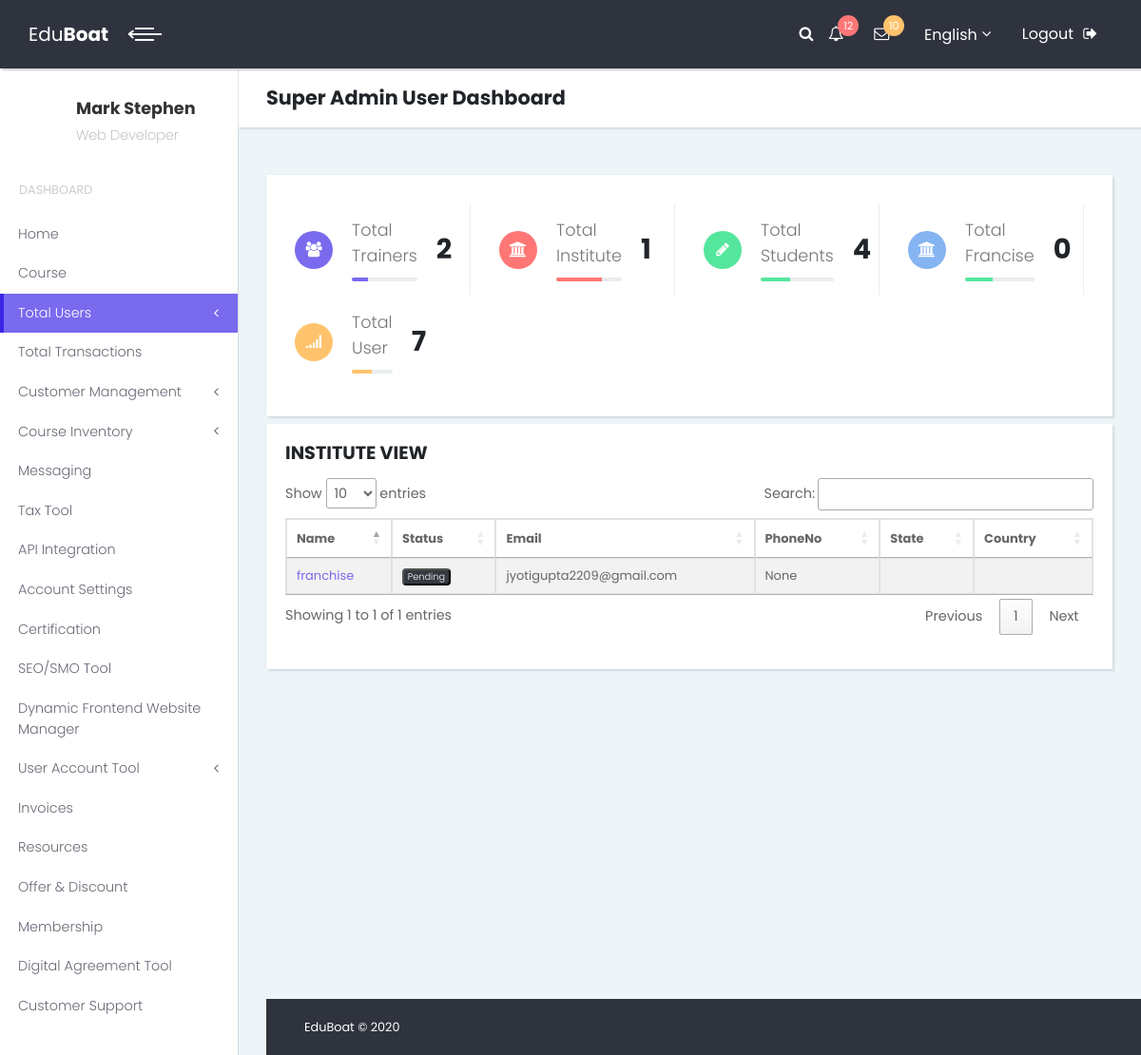
The app's page /multiuser with its own data.
### multiuser/models.py (models this page shows, shortened)
class InstituteProfile(models.Model):
    user = models.OneToOneField(User , on_delete=models.CASCADE,primary_key=True)
    instituteName = models.CharField(max_length = 200 , blank = True)
    instituteAbout= models.TextField(blank=True , null=True)
    instituteEmail = models.EmailField(max_length = 100 , blank = True)
    instituteImage = models.FileField(upload_to='Institute_image/', null=True , blank=True)
    institutePhoneNo1 = PhoneNumberField(null=True, blank=True, unique=False)
    institutePhoneNo2 = PhoneNumberField(null=True, blank=True, unique=False)
    instituteAddress = models.CharField(max_length= 500 , blank = True)
    instituteCity = models.CharField(blank=True,max_length=50)
    institutePostalCode = models.IntegerField(blank=True,null=True)
    instituteState = models.CharField(blank=True,max_length=50)
    instituteCountry = models.CharField(max_length=20,blank=False,default='')
    instituteStatus = models.CharField(max_length = 30 , choices = approvalChoice,default="Pending")
    instituteAddedDate = models.DateTimeField(auto_now_add=True)

### multiuser/views.py (the view)
# urls.py: path('',views.user,name='user'),
def user(request):
    '''count'''
    institute_count=InstituteProfile.objects.all().count()
    '''apply filter'''
    all_institute=InstituteProfile.objects.all()
    '''franchise'''
    '''count'''
    franchise_count=FranchiseProfile.objects.all().count()
    '''apply filter'''
    all_franchise=FranchiseProfile.objects.all()
    '''student'''
    student_count=Student.objects.all().count()
    '''trainer'''
    trainer_count = TrainerProfile.objects.all().count()
    context={
        'all_institute':all_institute,
        'trainer_count':trainer_count,
        'student_count':student_count,
        'franchise_count':franchise_count,
        'institute_count':institute_count,
        'user_count':student_count+trainer_count+franchise_count+institute_count
    }
    return render(request,'user.html',context)

### templates/user.html (shortened to what this page needs)
{% load static %}
<!DOCTYPE html>
<html>
  <head>
    <link rel="stylesheet" href="{% static 'vendor/bootstrap/css/bootstrap.min.css' %}">
    <link rel="stylesheet" href="https://stackpath.bootstrapcdn.com/font-awesome/4.7.0/css/font-awesome.min.css">
    <link rel="stylesheet" href="{% static 'css/fontastic.css' %}">
    <link rel="stylesheet" href="{% static 'css/style.default.css' %}" id="theme-stylesheet">
    <link rel="stylesheet" href="{% static 'css/custom.css' %}">
    <link rel="stylesheet" href="https://cdn.datatables.net/1.10.21/css/jquery.dataTables.min.css">
   </head>
  <body>
    <div class="page">
      <header class="header">
        <nav class="navbar">
          <div class="container-fluid">
            <div class="navbar-holder d-flex align-items-center justify-content-between">
              <div class="navbar-header">
                <a href="index.html" class="navbar-brand d-none d-sm-inline-block">
                  <div class="brand-text d-none d-lg-inline-block"><span>Edu</span><strong>Boat</strong></div>
                  <div class="brand-text d-none d-sm-inline-block d-lg-none"><strong>EB</strong></div></a>
                <a id="toggle-btn" href="#" class="menu-btn active"><span></span><span></span><span></span></a>
              </div>
              <ul class="nav-menu list-unstyled d-flex flex-md-row align-items-md-center">
                <li class="nav-item d-flex align-items-center"><a id="search" href="#"><i class="fa fa-search"></i></a></li>
                <li class="nav-item dropdown"> <a id="notifications" rel="nofollow" data-target="#" href="#" data-toggle="dropdown" aria-haspopup="true" aria-expanded="false" class="nav-link"><i class="fa fa-bell-o"></i><span class="badge bg-red badge-corner">12</span></a>
                </li>
                <li class="nav-item dropdown"> <a id="messages" rel="nofollow" data-target="#" href="#" data-toggle="dropdown" aria-haspopup="true" aria-expanded="false" class="nav-link"><i class="fa fa-envelope-o"></i><span class="badge bg-orange badge-corner">10</span></a>
                </li>
                <li class="nav-item dropdown"><a id="languages" rel="nofollow" data-target="#" href="#" data-toggle="dropdown" aria-haspopup="true" aria-expanded="false" class="nav-link language dropdown-toggle"><img src=""><span class="d-none d-sm-inline-block">English</span></a>
                </li>
                <li class="nav-item"><a href="{% url 'logout' %}" class="nav-link logout"> <span class="d-none d-sm-inline">Logout</span><i class="fa fa-sign-out"></i></a></li>
              </ul>
            </div>
          </div>
        </nav>
      </header>
      <div class="page-content d-flex align-items-stretch">
        <nav class="side-navbar">
          <div class="sidebar-header d-flex align-items-center">
            <div class="avatar"><img src="" class="img-fluid rounded-circle"></div>
            <div class="title">
              <h1 class="h4">Mark Stephen</h1>
              <p>Web Developer</p>
            </div>
          </div>
          <span class="heading">Dashboard</span>
          <ul class="list-unstyled">
            <li><a href="{% url 'homePage' %}">Home </a></li>
            <li ><a href="{% url 'course' %}">Course </a></li>
              <li class="active"><a href="#dropdown-user-account" aria-expanded="false" data-toggle="collapse">Total Users</a>
                          </li>
            <li><a href="#"> Total Transactions </a></li>
            <li class=""><a href="#dropdown-customer" aria-expanded="false" data-toggle="collapse">Customer Management</a>
                          </li>
            <li class=""><a href="#dropdown-user-account" aria-expanded="false" data-toggle="collapse">Course Inventory</a>
                          </li>
            <li><a href="{% url 'bulkemail' %}">Messaging</a></li>
            <li><a href="#">Tax Tool</a></li>
            <li><a href="#">API Integration</a></li>
            <li><a href="#">Account Settings</a></li>
            <li><a href="#">Certification</a></li>
            <li><a href="#">SEO/SMO Tool</a></li>
            <li><a href="#">Dynamic Frontend Website Manager</a></li>
            <li><a href="#" aria-expanded="false" data-toggle="collapse">User Account Tool </a>
            </li>
            <li><a href="#">Invoices</a></li>
            <li><a href="#">Resources</a></li>
            <li><a href="#">Offer & Discount</a></li>
            <li><a href="#">Membership</a></li>
            <li><a href="#">Digital Agreement Tool</a></li>
            <li><a href="{% url 'customer_detail' %}">Customer Support</a></li>
          </ul>
        </nav>
        <div class="content-inner">
          <header class="page-header">
            <div class="container-fluid">
              <h2 class="no-margin-bottom">Super Admin User Dashboard</h2>
            </div>
          </header>
          <section class="dashboard-counts no-padding-bottom">
            <div class="container-fluid">
              <div class="row bg-white has-shadow">
                <div class="col-xl-3 col-sm-6">
                  <div class="item d-flex align-items-center">
                    <div class="icon bg-violet"><i class="fa fa-users"></i></div>
                    <div class="title"><span>Total<br>Trainers</span>
                      <div class="progress">
                        <div role="progressbar" style="width: 25%; height: 4px;" aria-valuenow="25" aria-valuemin="0" aria-valuemax="100" class="progress-bar bg-violet"></div>
                      </div>
                    </div>
                    <div class="number"><strong>{{trainer_count}}</strong></div>
                  </div>
                </div>
                <div class="col-xl-3 col-sm-6">
                  <div class="item d-flex align-items-center">
                    <div class="icon bg-red"><i class="fa fa-institution"></i></div>
                    <div class="title"><span>Total<br>Institute</span>
                      <div class="progress">
                        <div role="progressbar" style="width: 70%; height: 4px;" aria-valuenow="70" aria-valuemin="0" aria-valuemax="100" class="progress-bar bg-red"></div>
                      </div>
                    </div>
                    <div class="number"><strong>{{institute_count}}</strong></div>
                  </div>
                </div>
                <div class="col-xl-3 col-sm-6">
                  <div class="item d-flex align-items-center">
                    <div class="icon bg-green"><i class="fa fa-pencil"></i></div>
                    <div class="title"><span>Total<br>Students</span>
                      <div class="progress">
                        <div role="progressbar" style="width: 40%; height: 4px;" aria-valuenow="40" aria-valuemin="0" aria-valuemax="100" class="progress-bar bg-green"></div>
                      </div>
                    </div>
                    <div class="number"><strong>{{student_count}} </strong></div>
                  </div>
                </div>
                <div class="col-xl-3 col-sm-6">
                  <div class="item d-flex align-items-center">
                    <div class="icon bg-blue"><i class="fa fa-institution"></i></div>
                    <div class="title"><span>Total<br>Francise</span>
                      <div class="progress">
                        <div role="progressbar" style="width: 40%; height: 4px;" aria-valuenow="40" aria-valuemin="0" aria-valuemax="100" class="progress-bar bg-green"></div>
                      </div>
                    </div>
                    <div class="number"><strong>{{franchise_count}} </strong></div>
                  </div>
                </div>
                <div class="col-xl-3 col-sm-6">
                  <div class="item d-flex align-items-center">
                    <div class="icon bg-orange"><i class="fa fa-signal"></i></div>
                    <div class="title"><span>Total<br>User</span>
                      <div class="progress">
                        <div role="progressbar" style="width: 50%; height: 4px;" aria-valuenow="50" aria-valuemin="0" aria-valuemax="100" class="progress-bar bg-orange"></div>
                      </div>
                    </div>
                    <div class="number"><strong> {{user_count}}  </strong></div>
                  </div>
                </div>
              </div>
            </div>
          </section>
<div class="container-fluid dashboard-counts no-padding-bottom pt-2">
            <div class="card">
              <div class="card-body">
                <h3 class="card-title">INSTITUTE VIEW</h3>
                <div class="table-responsive table table-hover">
                  <table class="table table-striped table-bordered" id="users-table">
                    <thead>
                      <tr>
                        <th scope="col">Name</th>
                        <th scope="col">Status</th>
                        <th scope="col">Email</th>
                        <th scope="col">PhoneNo</th>
                        <th scope="col">State</th>
                        <th scope="col">Country</th>
                      </tr>
                    </thead>
                    <tbody>
                        {% for user in all_institute %}
                      <tr>
                          <td><a href="{% url 'u_institute_Profile' user.user.username %}"> {{user.instituteName}}</a>
                             </td>
                        <td> {% if user.instituteStatus == 'Verified' %}
                             <button class="badge badge-success">{{user.instituteStatus}}</button>
                             {% elif franchise.franchiseStatus == 'Pending' %}
                             <button class="badge badge-danger">{{user.instituteStatus}}</button>
                             {% else %}
                             <button class="badge badge-dark">{{user.instituteStatus}}</button>
                             {% endif %}
                         </td>
                        <td>{{user.instituteEmail}}</td>
                        <td> {{user.institutePhoneNo1}}</td>
                          <td> {{user.instituteState}}</td>
                         <td> {{user.instituteCountry }}</td>
                                </div>
                              </div>
                            </div>
                          </div>
                        {% endfor %}
                </div>
              </div>
            </div>
          <footer class="main-footer">
            <div class="container-fluid">
              <div class="row">
                <div class="col-sm-6">
                  <p>EduBoat &copy; 2020</p>
                </div>
              </div>
            </div>
          </footer>
  </body>
</html>

### records on screen
InstituteProfile: instituteName "franchise", instituteStatus "Pending", instituteEmail "jyotigupta2209@gmail.com", institutePhoneNo1 "None"

### other values on screen
{{ trainer_count }} "2"
{{ institute_count }} "1"
{{ student_count }} "4"
{{ franchise_count }} "0"
{{ user_count }} "7"
